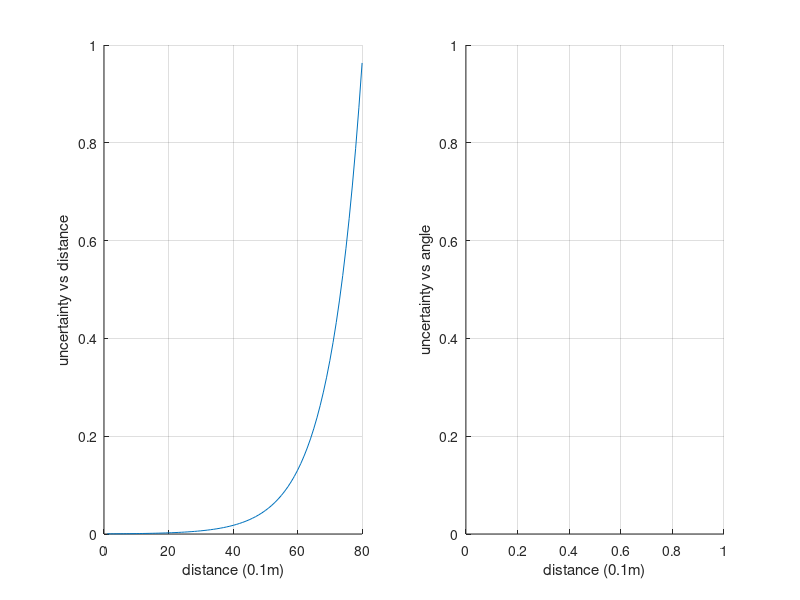

The MATLAB script that drew this image: (Note: this script raises an error after producing the figure.)
%%  Sensor model : 
%       uncertainty vs. distance of feature to camera optical centre
%       uncertainty vs. angle of robot feature to camera optical axis
%%
addpath('/mnt/nixbig/ownCloud/project_code/plan_to_observe/')
%%

% Visualise the error/uncertainty model 
dist = 0.0 : 0.1 : 8-0.1
uncertainty_vs_distance = (0.714285714285714*0.0005*exp(dist))   
figure; 
subplot(1,2,1); hold on; grid on; xlabel('distance (0.1m)'); ylabel('uncertainty vs distance');
plot(uncertainty_vs_distance);  

relative_angle = 0.0:10:180
uncertainty_vs_angle =  (0.714285714285714*0.0005*exp(relative_angle/20))   
uncertainty_vs_angle(uncertainty_vs_angle > 1)=1
subplot(1,2,2); hold on; grid on; xlabel('distance (0.1m)'); ylabel('uncertainty vs angle');
plot(uncertainty_vs_angle);  

cla 

%%  Camera position in the world

world_x_extent = [1 40]
world_y_extent = [1 50]
randi(360)
camera_angle = 270  ;
camera_angle = 345  ;
camera_pose = [world_x_extent(2)/2;world_y_extent(2)/2;degtorad(camera_angle)]
camera_angle_rot2 = rotz(degtorad(camera_angle))

FoV_angle = 62 ;

x_unit = [1;0]  ;
y_unit = [0;1]  ;
x_unit_origin = [camera_pose(1:2) x_unit+camera_pose(1:2) ]  ;
y_unit_origin = [camera_pose(1:2) y_unit+camera_pose(1:2) ]  ;
x_unit_rotated = [camera_pose(1:2) camera_angle_rot2(1:2,1:2)*x_unit+camera_pose(1:2) ]  ;
y_unit_rotated = [camera_pose(1:2) camera_angle_rot2(1:2,1:2)*y_unit+camera_pose(1:2) ]  ;

camera_optical_axis_direction_unit = camera_angle_rot2(1:2,1:2)*x_unit  ;
camera_optical_axis_2units = [ camera_pose(1:2) camera_pose(1:2)+camera_optical_axis_direction_unit*2]  ;


%%  Draw the camera in the world

f_camera_in_world = figure;  hold on; 
plot2_rows_rotate_robot_to_diagram(  [0 world_x_extent(2); 0 world_y_extent(2)],'bo') ; 
axis equal
plot2_rows_rotate_robot_to_diagram( x_unit_origin , 'r')    %  Always good to remember that diagram directions aren't robot directions
plot2_rows_rotate_robot_to_diagram( y_unit_origin , 'g')
plot2_rows_rotate_robot_to_diagram( x_unit_rotated , 'r')
plot2_rows_rotate_robot_to_diagram( y_unit_rotated , 'g')
plot2_rows_rotate_robot_to_diagram( camera_optical_axis_2units , 'k')

%%  FoV: angle of view is 90 degrees (or 60 degrees, or whatever)
FoV_angle = 62 ;
FoV_left_rot = rotz(degtorad(FoV_angle/2))  ;  FoV_left_rot = FoV_left_rot(1:2,1:2)  ;
FoV_right_rot = rotz(degtorad(-FoV_angle/2))  ;  FoV_right_rot = FoV_right_rot(1:2,1:2)  ;  
FoV_left_dir = FoV_left_rot*camera_optical_axis_direction_unit  ;
FoV_right_dir = FoV_right_rot*camera_optical_axis_direction_unit  ;
FoV_left_lim = [ camera_pose(1:2) FoV_left_dir+camera_pose(1:2) ]  ;
FoV_right_lim = [ camera_pose(1:2) FoV_right_dir+camera_pose(1:2) ]  ;

figure(f_camera_in_world)
plot2_rows_rotate_robot_to_diagram( FoV_left_lim , 'c')  ;
plot2_rows_rotate_robot_to_diagram( FoV_right_lim , 'm')  ;
%   cla
plot2_rows_rotate_robot_to_diagram(  [0 world_x_extent(2); 0 world_y_extent(2)],'bo')  ; 

% plot2_rows_rotate_robot_to_diagram( [ 10 ; 30 ]  , 'rx' ) 
% plot2_rows_rotate_robot_to_diagram( [ 12 15 ; 32 35 ]  , 'r' ) 

%%  redo it as homogeneous coordinates
FoV_left_rot = rotz(degtorad(FoV_angle/2))  ; 
FoV_left_dir = FoV_left_rot * e2h(camera_optical_axis_direction_unit)  ;
camera_position_h = e2h(camera_pose(1:2))  ;
FoV_left_lim = [ camera_position_h   FoV_left_dir+camera_position_h ]  ;
plot2_rows_rotate_robot_to_diagram( FoV_left_lim , 'c')  ;

%% Main section - add two more cameras, calculate information gain/uncertainty reduction 

%  uncertainty_vs_distance = (0.714285714285714*0.0005*exp(dist))                                                   
scale_up = 10  ;  scale_down = 1/scale_up  ;
distance_uncertainty_costs = zeros(  world_x_extent(2)*scale_up,world_y_extent(2)*scale_up  )  ;

% visual check
check_dist_map = zeros(  world_x_extent(2)*scale_up,world_y_extent(2)*scale_up  )  ;
% visual check
check_angle_map = zeros(  world_x_extent(2)*scale_up,world_y_extent(2)*scale_up  )  ;
for xx_ = world_x_extent(1):1:world_x_extent(2)*scale_up
    for yy_ = world_y_extent(1):1:world_y_extent(2)*scale_up
       % angle of 2 relative to 1= atan2(v2.y,v2.x) - atan2(v1.y,v1.x)  
        diff_vec = [xx_ ;yy_] - camera_pose(1:2).*scale_up  ;
        diff_vec_magnitude_ = norm_2(diff_vec,1)  ;
        unit_diff_vec = diff_vec ./ diff_vec_magnitude_  ;   
       angle_diff = ...
           atan2(unit_diff_vec(2),unit_diff_vec(1)) ...
           - atan2(camera_optical_axis_direction_unit(2),camera_optical_axis_direction_unit(1))   ;
        angle_diff = radtodeg(angle_diff)  ;
        if angle_diff > 180 ;            angle_diff = angle_diff - 360 ;     end;
        if angle_diff < -180 ;           angle_diff = angle_diff + 360 ;     end;
        
        dist = norm_2(  [xx_ ;yy_] - camera_pose(1:2).*scale_up , 1  )  ;
        
        check_dist_map(xx_,yy_) = dist;
        
        distance_uncertainty_cost= (0.714285714285714*0.0005*exp(dist/10))  ;
        if distance_uncertainty_cost > 1
            distance_uncertainty_cost = 1  ;
        end
        if abs( angle_diff ) > FoV_angle/2; distance_uncertainty_cost = 1;   end;
        distance_uncertainty_costs(xx_,yy_) = distance_uncertainty_cost;
        
        
        % visual check
        check_angle_map(xx_,yy_) = abs( angle_diff ) ; 
        if abs( angle_diff ) > FoV_angle/2; check_angle_map(xx_,yy_) = 0;   end;            
    end
end


%------  Factor out the function 

%  SET UP THE CAMERAS
scale_up_ = 10  ;
[distance_uncertainty_costs, check_dist_map, check_angle_map] ...
    = sensor_model_func(scale_up_, world_x_extent, world_y_extent, camera_optical_axis_direction_unit , camera_pose , FoV_angle)  ;


f_distance_uncertainty_costs=figure;  surf(distance_uncertainty_costs);  xlabel('x'); ylabel('y'); zlabel('uncertainty');  % axis equal; 
xlim([0 world_x_extent(2)*scale_up]); ylim([0 world_y_extent(2)*scale_up]); zlim([-0.1 1.1]);
f_distance_uncertainty_costs.Name='distance_uncertainty_costs' ;

% visual check
f_check_angle_map = figure;  surf(check_angle_map );  xlabel('x'); ylabel('y'); zlabel('check_angle_map');  % axis equal; 
f_check_angle_map.Name='f_check_angle_map ' ;
% visual check
f_check_dist_map = figure;  surf(check_dist_map);  xlabel('x'); ylabel('y'); zlabel('check_dist_map');  % axis equal; 
f_check_dist_map.Name='check_dist_map'  ;


%-----  Second camera : same world parameters, camera-specific parameters

FoV_angle_2 =62;
camera_2_angle_yaw = 210;
camera_pose_2 = camera_pose+[12 ; -2 ; degtorad(camera_2_angle_yaw)]  ;
rot_z = rotz(degtorad(camera_2_angle_yaw));  rot_z = rot_z(1:2,1:2)  ;
camera_optical_axis_direction_unit_2 = rot_z*camera_optical_axis_direction_unit  ;
[distance_uncertainty_costs_2, check_dist_map_2, check_angle_map_2] ...
    = sensor_model_func(scale_up_, world_x_extent, world_y_extent, camera_optical_axis_direction_unit_2, camera_pose_2 , FoV_angle_2)  ;


% visual check
f_distance_uncertainty_costs=figure;  surf(distance_uncertainty_costs_2);  xlabel('x'); ylabel('y'); zlabel('uncertainty');  % axis equal; 
xlim([0 world_x_extent(2)*scale_up]); ylim([0 world_y_extent(2)*scale_up]); zlim([-0.1 1.1]);
f_distance_uncertainty_costs.Name='distance_uncertainty_costs_2' ;
% visual check
f_check_angle_map = figure;  surf(check_angle_map_2 );  xlabel('x'); ylabel('y'); zlabel('check_angle_map');  % axis equal; 
f_check_angle_map.Name='f_check_angle_map_2' ;


%----- Combined cost function :  cost_c(x,y)= min(  cost_i(x,y) ) for i = 1 : num cameras 
%----- NOTE : try this with DStarMoo with one camera per cost layer
distance_uncertainty_costs_stacked = cat(3, 0.99*ones(size(distance_uncertainty_costs)), distance_uncertainty_costs, distance_uncertainty_costs_2)  ;
[ distance_uncertainty_costs_combined , camera_per_cell ] = min(distance_uncertainty_costs_stacked,[],3)  ;
f_camera_per_cell = figure; surf(squeeze(camera_per_cell) ); f_camera_per_cell.Name='camera_per_cell: 2 smart cameras'  ;

%-----  Third camera : same world parameters, camera-specific intrinsic and extrinsic parameters

FoV_angle_3 =62;
camera_3_angle_yaw = 45
camera_pose_3 = camera_pose+[0 ; -10 ; degtorad(camera_3_angle_yaw)]  ;
rot_z = rotz(degtorad(camera_3_angle_yaw));  rot_z = rot_z(1:2,1:2)  ;
camera_optical_axis_direction_unit_3 = rot_z*camera_optical_axis_direction_unit  ;
[distance_uncertainty_costs_3, check_dist_map_3, check_angle_map_3] ...
    = sensor_model_func(scale_up_, world_x_extent, world_y_extent, camera_optical_axis_direction_unit_3, camera_pose_3 , FoV_angle_3)  ;

distance_uncertainty_costs_stacked=[] ;
distance_uncertainty_costs_stacked(1,:,:) = 0.99*ones(size(distance_uncertainty_costs)) ;

distance_uncertainty_costs_stacked(2,:,:) = distance_uncertainty_costs ;
distance_uncertainty_costs_stacked(3,:,:) = distance_uncertainty_costs_2  ;
distance_uncertainty_costs_stacked(4,:,:) = distance_uncertainty_costs_3  ;  % size(distance_uncertainty_costs_3)

%distance_uncertainty_costs_stacked = cat(3, 0.99*ones(size(distance_uncertainty_costs)), distance_uncertainty_costs, distance_uncertainty_costs_2)  ;
%[ distance_uncertainty_costs_combined , camera_per_cell ] = min(distance_uncertainty_costs_stacked,[],3)  ;
[ distance_uncertainty_costs_combined , camera_per_cell ] = min(distance_uncertainty_costs_stacked,[],1)  ;  size(distance_uncertainty_costs_combined )
f_camera_per_cell_num2 = figure; surf(squeeze(camera_per_cell) ); f_camera_per_cell_num2.Name='camera_per_cell: 3 smart cameras'  ;

%------------------------
%   Now look at it as the expected information gain per unit time, with the cameras giving independent observations/pose estimates

%   At each point in more than one FoV, can expect more information gain per unit time.
%   Take information gain = entropy reduction = uncertainty reduction 
%   Invert the uncertainty, and sum 

info_gains_negcosts_stacked = zeros(size(distance_uncertainty_costs_stacked))  ;
for cam_num_ = 1:size(info_gains_negcosts_stacked,1)
    info_gains_negcosts_stacked(cam_num_,:,:) = 1-distance_uncertainty_costs_stacked(cam_num_,:,:)  ;
end
sum_info_gains_negcosts_stacked = sum(info_gains_negcosts_stacked,1)  ;
sum_info_gains_negcosts_stacked = squeeze(sum_info_gains_negcosts_stacked)  ;
f_sum_info_gains_negcosts_stacked=figure;  surf( sum_info_gains_negcosts_stacked ); f_sum_info_gains_negcosts_stacked.Name='sum_info_gains_negcosts_stacked';

% OK, but is the dissimilarty in sensor/algorithm/angle not important ; if I stack 2 of the 3 cameras together, is their field of view really better than the
% other?
%  3 cameras
world = zeros(101,101)  ;
target = [  51,51 ]  ;
camera_1 = [ 10, 51 ]  ;    % expect extra contribution between camera_1 and (camera_2 | camera_3)
cameras(1,:)= [ 10, 51 ]  ;
camera_2 = [ 51, 10 ]  ;    % expect extra contribution between camera_1 and (camera_2 | camera_3)  but  expect no extra contribution between camera_2 and camera_3
cameras(2,:)=camera_2;
camera_3 = [ 51, 100 ]  ;   %  expect extra contribution between camera_1 and (camera_2 | camera_3)  but  expect no extra contribution between camera_2 and camera_3
cameras(3,:)=camera_3;

camera_1_vec = target - camera_1  ;
    camera_1_vec = normalise_vector(camera_1_vec)  ;  %  - take this as the base ,  FOR NOW
camera_2_vec = target - camera_2  ;
    camera_2_vec = normalise_vector(camera_2_vec)  ;
camera_3_vec = target - camera_3  ; 
    camera_3_vec = normalise_vector(camera_3_vec)  ;

    
angle_diff = ...
   atan2(camera_1_vec(2),camera_1_vec(1)) ...
   - atan2(camera_2_vec(2),camera_2_vec(1))   ;
angle_diff = radtodeg(angle_diff)  ;
if angle_diff > 180 ;            angle_diff = angle_diff - 360 ;     end;
if angle_diff < -180 ;           angle_diff = angle_diff + 360 ;     end;
abs( angle_diff )  
    
angle_diff = ...
   atan2(camera_1_vec(2),camera_1_vec(1)) ...
   - atan2(camera_3_vec(2),camera_3_vec(1))   ;
angle_diff = radtodeg(angle_diff)  ;
if angle_diff > 180 ;            angle_diff = angle_diff - 360 ;     end;
if angle_diff < -180 ;           angle_diff = angle_diff + 360 ;     end;
abs( angle_diff )  
    
angle_diff = ...
   atan2(camera_2_vec(2),camera_2_vec(1)) ...
   - atan2(camera_3_vec(2),camera_3_vec(1))   ;
angle_diff = radtodeg(angle_diff)  ;
if angle_diff > 180 ;            angle_diff = angle_diff - 360 ;     end;
if angle_diff < -180 ;           angle_diff = angle_diff + 360 ;     end;
angle_diff = abs( angle_diff )  
% QU:  question here is: is angle between 90 and 180 _different_ to an angle between 1 and 90 .- in this case NO
if angle_diff > 90 ; angle_diff = abs(angle_diff - 180)  ; end
% QU:  question here is: is there a threshold of utility e.g. 10 to 90 rather than 1 to 90 - in this case, no, but the advantage is low for small angles, maxing
% at 90
% approximate payoff as sin
sin(degtorad(angle_diff))

%%
%  order the payoffs by magnitude, use the first, then use the angular of the second to the first, then use the worst of third-to-second and third-to-first

size( distance_uncertainty_costs_stacked )
[payoff_order_from_distance_uncertainty_costs_stacked, index_order_of_sort] = sort( distance_uncertainty_costs_stacked, 1, 'ascend' )  ;

size( payoff_order_from_distance_uncertainty_costs_stacked )
size( index_order_of_sort ) 
payoff_order_from_distance_uncertainty_costs_stacked(:,300,300)
index_order_of_sort(:,257,178)

payoffs_map = zeros(size(distance_uncertainty_costs_stacked,2),size(distance_uncertainty_costs_stacked,3))  ;
payoffs_map_is_layer_1 = payoffs_map  ;

% check: the map outside the FoV is using the fixed layer=1=non-camera
bits_with_1_as_first =  index_order_of_sort(1,:,:)  ==1 ; size(bits_with_1_as_first);  class(bits_with_1_as_first)
f_bits_with_1_as_first=figure; idisp(squeeze(bits_with_1_as_first))  ;  f_bits_with_1_as_first.Name='cells outside a field of view, by assignment to the default uncertainty/cost';

%%  To combine two+ fields of view, handle this 'cost' as uncertainty at each point, as information gain at each point
% 1. set up cameras, above
% 2. calculate the information gain here
% 3. run simulation in the 'reduced' section
%  Results:  need to show the difference between the two cost fields as a surf,  and the effecs on planned paths and allocations.
%{
    Here treat information gain as observation from divergent angles to reduce the entropy of 
    the individual observations that is due to the error in the sensor model:  the errors correlate 
    with the direction of the target from the smart camera, so the information gain from each 
    observation/camera depends on the difference in angle to all other observations, as well as
    the distance to the target inherent in the individual sensor model.
%}
num_layers=size(index_order_of_sort,1)  ;
for xx_ = world_x_extent(1):1:world_x_extent(2)*scale_up
    for yy_ = world_y_extent(1):1:world_y_extent(2)*scale_up
        if 1 ==  index_order_of_sort(1 , xx_ , yy_) 
            payoffs_map(xx_,yy_, size(cameras,1)+1) = 0;
            payoffs_map_is_layer_1(xx_,yy_) = 1;
            continue;
        end
        camera_nums = index_order_of_sort(: , xx_ , yy_)  ;            
        camera_nums = camera_nums(camera_nums>1) ;
        payoff(1) = 1 * (1-distance_uncertainty_costs_stacked(camera_nums(1), xx_ , yy_) ) ;
        
        
        target=[xx_,yy_]  ;
        camera_1_vec = target - cameras(camera_nums(1)-1,:)  ;
        camera_1_vec = normalise_vector(camera_1_vec)  ;  %  - take this as the base ,  FOR NOW
        camera_2_vec = target - cameras(camera_nums(2)-1,:)  ;
            camera_2_vec = normalise_vector(camera_2_vec)  ;
        camera_3_vec = target - cameras(camera_nums(3)-1,:)  ; 
            camera_3_vec = normalise_vector(camera_3_vec)  ;

    angle_diff = ...
       atan2(camera_1_vec(2),camera_1_vec(1)) ...
       - atan2(camera_2_vec(2),camera_2_vec(1))   ;
    angle_diff = radtodeg(angle_diff)  ;
    if angle_diff > 180 ;            angle_diff = angle_diff - 360 ;     end;
    if angle_diff < -180 ;           angle_diff = angle_diff + 360 ;     end;
    angle_diff_1_2 = abs( angle_diff ) ;

    angle_diff = ...
       atan2(camera_1_vec(2),camera_1_vec(1)) ...
       - atan2(camera_3_vec(2),camera_3_vec(1))   ;
    angle_diff = radtodeg(angle_diff)  ;
    if angle_diff > 180 ;            angle_diff = angle_diff - 360 ;     end;
    if angle_diff < -180 ;           angle_diff = angle_diff + 360 ;     end;
    angle_diff_1_3 = abs( angle_diff ) ;

    angle_diff = ...
       atan2(camera_2_vec(2),camera_2_vec(1)) ...
       - atan2(camera_3_vec(2),camera_3_vec(1))   ;
    angle_diff = radtodeg(angle_diff)  ;
    if angle_diff > 180 ;            angle_diff = angle_diff - 360 ;     end;
    if angle_diff < -180 ;           angle_diff = angle_diff + 360 ;     end;
    angle_diff_2_3 = abs( angle_diff )  ;            
        
        payoff(2) = abs(sin( angle_diff_1_2 )) * (1-distance_uncertainty_costs_stacked(camera_nums(2), xx_ , yy_) ) ;
        payoff(3) = max(abs(sin(angle_diff_1_3)),abs(sin(angle_diff_2_3)))* (1-distance_uncertainty_costs_stacked(camera_nums(3), xx_ , yy_) ) ;
        payoffs_map(xx_,yy_,:)=[payoff sum(payoff)]  ;
        %         payoffs_map(xx_,yy_)=sum(payoff);
    end
end

f_payoffs_map = figure; surf(payoffs_map(:,:,4)); f_payoffs_map.Name='payoffs_map';
f_payoffs_map_is_layer_1 = figure; surf(payoffs_map_is_layer_1); f_payoffs_map_is_layer_1.Name='payoffs_map_is_layer_1';
    
%% AStar planning on the composite cost field
% Pick two points, do A* planning, make sure that it shows the effects of the shape of the information gain.
% See e.g. /mnt/nixbig/ownCloud/project_code/plan_to_observe/plan_to_observe_2b_AStar_line_traj_mv_if_conf.m
size(payoffs_map(:,:,4))
max(max(payoffs_map(:,:,4)))
costs_map = max(max(payoffs_map(:,:,4))) - payoffs_map(:,:,4) ;

costs_map(costs_map == max(max(payoffs_map(:,:,4)))) = max(max(payoffs_map(:,:,4)))*1000000;
costs_map = squeeze(costs_map ) ;

start_1  = [265 ; 262]  ;
goal_1 = [144 ; 218]  ;
%goal_1 = [144 ; 262]  ;
map_1 = costs_map ;

tic
            [ path__ , f_score, g_score , came_from, open_set, closed_set ] = path_planning__astar(map_1, start_1, goal_1)    ;
            [ total_path_goal_to_start__  , total_path_start_to_goal__ ] = path_planning__reconstruct_path(came_from, goal_1)    ;
toc            
            
f_costs_map = figure; 
s_costs_map = surf(map_1); 
s_costs_map.EdgeColor = 'none';
%  s_costs_map.EdgeColor = [0 0 0];
f_costs_map.Name='costs_map';
hold on; plot3_rows([start_1 ; 2.1], 'rx', 'LineWidth',2) 
hold on; plot3_rows([goal_1 ; 2.1], 'bd', 'LineWidth',2) 
size(total_path_start_to_goal__)
plot3_rows( [ total_path_start_to_goal__ ; (max(max(map_1))*1.01)*ones(1,size(total_path_start_to_goal__,2))] , 'm:', 'LineWidth',2)


axes_current = f_costs_map.CurrentAxes()
axes_current_cam_posn = axes_current.CameraPosition
axes_current_cam_target = axes_current.CameraTarget
axes_current.CameraUpVector
axes_current.CameraViewAngle

%  plot the cost of traversal 
figure;   hold on; grid on;
points_ = zeros(1,size(total_path_goal_to_start__,2));
for ii_ = 1:size(total_path_goal_to_start__,2)
    points_(ii_) =  map_1(total_path_goal_to_start__(2,ii_),total_path_goal_to_start__(1,ii_))  ;
end
plot( points_ , 'r' )
plot( [1,size(total_path_goal_to_start__,2)] , [ max(max(map_1)) , max(max(map_1)) ] )
xlim( [ 1 size(total_path_goal_to_start__,2) ] )
ylim( [ 0 max(max(map_1))*1.1] )

%%


%% for DStarMoo 
addpath('/mnt/nixbig/ownCloud/project_code/3rd_party/robotics-toolbox-matlab/')
addpath('/mnt/nixbig/ownCloud/project_code/')
%% DStarMoo planning on separate cost fields with multi-objective (not Pareto) 
%{
See   /mnt/nixbig/ownCloud/project_code/temp__AStar_DStar__Moo_PO__corridor.m   -  section "multi-objective and dynamic objective DStar"
%}

f_payoffs_map = figure; 
s=surf(payoffs_map(:,:,1)); zlim([ 0 max(max(payoffs_map(:,:,4)))] ) % payoffs 1-3 are per-camera, #4 is the composite, not to be used here
s.EdgeColor='none'
hold on
s=surf(payoffs_map(:,:,4));
s.EdgeColor='none'
f_payoffs_map.Name='payoffs_map';     

        figure_named('plan and move')

        % payoffs_map is the map of projected information gain from VOS smart cameras: it belongs to VOS
        payoffs_map;

        % map_1 is the base map passed to Navigation; remains zeros to avoid problems between Navigation and DStarMoo:  belongs to DStarMoo
        map_1 = zeros(size(payoffs_map,1),size(payoffs_map,2)) ;  % no walls

        % belong to the robot
        start_1  = [265 ; 262]  ;
        goal_1 = [144 ; 218]  ;
        
        
        % flooplan_ is the flooplan: it is the world model of static obstacles:  it belongs to the map owner
        floorplan_ = zeros(size(map_1));
        floorplan_(215:260,209:211) = 1000000 ;  % wall to mostly bisect the middle FoV
        floorplan_(215:260,249:251) = 1000000 ;  % wall 
        floorplan_(260:260,209:251) = 1000000 ;  % wall  
        
        % inflated_flooplan is the flooplan inflated for safe robot navigation: it belongs to the robot: 
        inflated_flooplan = ismooth(floorplan_,2) ;
        
        as = DstarMOO(map_1,inflated_flooplan);    % INFLATION  create Navigation object
        
        costs_map = max(max(payoffs_map(:,:,1))) - payoffs_map(:,:,1) ;
        costs_map = squeeze(costs_map ) ;
        normA = costs_map - min(min((costs_map)));
        normA = normA ./ max(max(normA))  ;
        as.addCost(1,normA);        % add 1st add'l cost layer L
        
        costs_map = max(max(payoffs_map(:,:,2))) - payoffs_map(:,:,2) ;
        costs_map = squeeze(costs_map ) ;
        normA = costs_map - min(min((costs_map)));
        normA = normA ./ max(max(normA))  ;
        as.addCost(2,normA);        % add 1st add'l cost layer L
        
        costs_map = max(max(payoffs_map(:,:,3))) - payoffs_map(:,:,3) ;
        costs_map = squeeze(costs_map ) ;
        normA = costs_map - min(min((costs_map)));
        normA = normA ./ max(max(normA))  ;
%         normA = zeros(size(normA )) ;
        as.addCost(3,normA);        % add 1st add'l cost layer L
        
         tic
         as.plan(goal_1,5,start_1);       % setup costmap for specified goal ;  N = number of cost layers to use, where 1=distance and 2=heuristic
         toc
         %figure; pause(1); as.path(start_1);        % plan solution path star-goal, animate
         P = as.path(start_1);    % plan solution path star-goal, return path 
         size(P)
         path_plotpoints = [ P 1.1*ones(size(P,1),1)]  ;
         
        figure(f_payoffs_map);  pause(1); hold on;                %plot3_rows( [ P 1.1*ones(size(P,1),1)]' , 'rx', 'LineWidth',2)  % plot flat 
        for ii_ = 1:size(P,1)
            plot3( P(ii_,1),P(ii_,2),  payoffs_map(P(ii_,2),P(ii_,1),4)+0.01, 'rs', 'LineWidth',2)  % plot across the surface
        end

        
                 V = [209 215 2; 211 215 2; 211 260 2; 209 260 2];
                 F = [1 2 3 4];
                 p___ = patch('Faces',F,'Vertices',V)
        
                 V = [249 215 2; 251 215 2; 251 260 2; 249 260 2];
                 F = [1 2 3 4];
                 p___ = patch('Faces',F,'Vertices',V)
        
        
                x1=260;x2=260;
                y1=209;y2=251;
                 V = [ y1  x1  2; y2  x1  2; y2 x2  2; y1 x2  2];
                 F = [1 2 3 4];
                 p___ = patch('Faces',F,'Vertices',V)
                 
                 
                 

        %{ 
        Sensor_model_as_object(              floorplan_,             
                    payoffs_map_,             start_, goal_,             robot_size_)           
        %}
        size(payoffs_map)
        payoffs_map_costmap_layers = payoffs_map(:,:,1:3)  ;
        s1111 = Sensor_model_as_object('s1111',floorplan_,payoffs_map_costmap_layers, start_1,goal_1,  1  ) ;        
        path = s1111.planningStep()  ;
        size(path)
        path(1,:)
        path(end,:)
        robots{1}.status = s1111.moveAStep
        robots{1}.location = s1111.robot_location        
        
        s2222 = Sensor_model_as_object('s2222',floorplan_,payoffs_map_costmap_layers, start_1-[10;10],goal_1+[10;10],  1  ) ;        
        path = s2222.planningStep()  ;
        size(path)
        path(1,:)
        path(end,:)
        robots{2}.status = s2222.moveAStep
        robots{2}.location = s2222.robot_location
        
        robot_in_play = true
        while robot_in_play
            
            if  ~isequal( robots{1}.status , Sensor_model_as_object.AT_GOAL )
                robots{1}.status = s1111.moveAStep                
                robots{1}.location = s1111.robot_location
            end
            if  ~isequal( robots{2}.status , Sensor_model_as_object.AT_GOAL )
                robots{2}.status = s2222.moveAStep
                robots{2}.location = s2222.robot_location            
            end
            
            robot_in_play_now = false;
            for ii_ = 1:size(robots,2)
                if ~isequal( robots{ii_}.status , Sensor_model_as_object.AT_GOAL )
                    robot_in_play_now = true ;
                    break  ;
                end
            end
            robot_in_play = robot_in_play_now;            
        end
        
         %%  reduced map size

         scaledown = 2;


base_size = [size(payoffs_map,1),size(payoffs_map,2)]  ;

map_1 = zeros(base_size) ;  % no walls
map_1=map_1(1:scaledown:end,1:scaledown:end) ;
        
        start_1  = [265 ; 262]  ;
        start_1  = round(start_1 ./ scaledown) ;
        goal_1 = [144 ; 218]  ;
        goal_1 = round(goal_1 ./ scaledown) ;
        
        
        % flooplan_ is the flooplan: it is the world model of static obstacles:  it belongs to the map owner
        floorplan_ = zeros(base_size);        
        floorplan_=floorplan_(1:scaledown:end,1:scaledown:end) ;  
        floorplan_(round([215:260]./ scaledown),round([209:211]./ scaledown)) = 1000000 ;  % wall to mostly bisect the middle FoV
        floorplan_(round([215:260]./ scaledown),round([249:251]./ scaledown)) = 1000000 ;  % wall 
        floorplan_( round([260:260]./ scaledown),round([209:251]./ scaledown)) = 1000000 ;  % wall
        
        
        
        as = DstarMOO(map_1,floorplan_);    % create Navigation object
        
        costs_map = max(max(payoffs_map(:,:,1))) - payoffs_map(:,:,1) ;
        costs_map = squeeze(costs_map ) ;
        costs_map = costs_map(1:scaledown:end,1:scaledown:end) ;
        % payoffs_map_reduced(:,:,1) = costs_map  ;
        normA = costs_map - min(min((costs_map)));
        normA = normA ./ max(max(normA))  ;
        as.addCost(1,normA);        % add 1st add'l cost layer L
        
        costs_map = max(max(payoffs_map(:,:,2))) - payoffs_map(:,:,2) ;
        costs_map = squeeze(costs_map ) ;
        costs_map = costs_map(1:scaledown:end,1:scaledown:end) ;
        % payoffs_map_reduced(:,:,2) = costs_map  ;
        normA = costs_map - min(min((costs_map)));
        normA = normA ./ max(max(normA))  ;
        as.addCost(2,normA);        % add 1st add'l cost layer L
        
        costs_map = max(max(payoffs_map(:,:,3))) - payoffs_map(:,:,3) ;
        costs_map = squeeze(costs_map ) ;
        costs_map = costs_map(1:scaledown:end,1:scaledown:end) ;
        % payoffs_map_reduced(:,:,3) = costs_map  ;
        normA = costs_map - min(min((costs_map)));
        normA = normA ./ max(max(normA))  ;
%         normA = zeros(size(normA )) ;
        as.addCost(3,normA);        % add 1st add'l cost layer L
        
         tic
         as.plan(goal_1,scaledown,start_1);       % setup costmap for specified goal ;  N = number of cost layers to use, where 1=distance and 2=heuristic
         toc
         %figure; pause(1); as.path(start_1);        % plan solution path star-goal, animate
         P = as.path(start_1);    % plan solution path star-goal, return path 
         size(P)
         path_plotpoints = [ P 1.1*ones(size(P,1),1)]  ;
         
         
         
         
f_payoffs_map = figure; 
s=surf(payoffs_map(1:scaledown:end,1:scaledown:end,1)); zlim([ 0 max(max(payoffs_map(:,:,4)))] ) % payoffs 1-3 are per-camera, #4 is the composite, not to be used here
s.EdgeColor='none'
hold on
s=surf(payoffs_map(1:scaledown:end,1:scaledown:end,4));
s.EdgeColor='none'
f_payoffs_map.Name='payoffs_map';     
figure_named('plan and move')

         
         payoffs_map_reduced=payoffs_map(1:scaledown:end,1:scaledown:end,:)  ;
                  
        figure(f_payoffs_map);  pause(1); hold on;                %plot3_rows( [ P 1.1*ones(size(P,1),1)]' , 'rx', 'LineWidth',2)  % plot flat 
        for ii_ = 1:size(P,1)
            plot3( P(ii_,1),P(ii_,2),  payoffs_map_reduced(P(ii_,2),P(ii_,1),4)+0.01, 'rs', 'LineWidth',1)  % plot across the surface
        end

        
        %  !! problem with wall in base map
        %         V = [209 215 2; 211 215 2; 211 260 2; 209 260 2];
        %         %  V = [215 209 2; 215 211 2; 260 211 2; 260 209 2];
        %         F = [1 2 3 4];
        %         p___ = patch('Faces',F,'Vertices',V)
        
        f_rendezvous_map = figure_named('Rendezvous','default');
        hold on
%         s_f_rendezvous_map=surf(zeros(size(payoffs_map(1:scaledown:end,1:scaledown:end,4))));
%         s_f_rendezvous_map.EdgeColor='none';
        
        size(payoffs_map_reduced)
        payoffs_map_costmap_layers = payoffs_map_reduced(:,:,1:3)  ;
        
        s1111 = Sensor_model_as_object('s1111',floorplan_,payoffs_map_costmap_layers, start_1,goal_1,  1  ) ;        
        path = s1111.planningStep()  ;
        size(path)
        path(1,:)
        path(end,:)
        robots{1}.robot_sim = s1111  ;
        robots{1}.status = s1111.moveAStep  ;
        robots{1}.location = s1111.robot_location  ;
        robots{1}.location_hist = s1111.robot_location  ;
        
        s2222 = Sensor_model_as_object('s2222',floorplan_,payoffs_map_costmap_layers, start_1-[10;10],goal_1+[10;10],  1  ) ;        
        path = s2222.planningStep()  ;
        size(path)
        path(1,:)
        path(end,:)
        robots{2}.robot_sim = s2222  ;
        robots{2}.status = s2222.moveAStep  ;
        robots{2}.location = s2222.robot_location  ;
        robots{2}.location_hist = s2222.robot_location  ;
        
        robot_in_play = true  ;
        while robot_in_play
            
            if  ~isequal( robots{1}.status , Sensor_model_as_object.AT_GOAL )
                robots{1}.status = s1111.moveAStep  ;
                robots{1}.location = s1111.robot_location  ;
                robots{1}.location_hist(end+1,:) = s1111.robot_location  ;
            end
            if  ~isequal( robots{2}.status , Sensor_model_as_object.AT_GOAL )
                robots{2}.status = s2222.moveAStep  ;
                robots{2}.location = s2222.robot_location  ;
                robots{1}.location_hist(end+1,:) = s2222.robot_location  ;
            end
            
            robots{1}.robot_sim.changeGoal(robots{2}.location)  ;            
            robots{2}.robot_sim.changeGoal(robots{1}.location)  ;
            
%             path_plots{1}.last_plot = [];
%             path_plots{1}.hist = [];
%             path_plots{2}.last_plot = [];
%             path_plots{2}.hist = [];
            
            robot_in_play_now = false;
            for ii_ = 1:size(robots,2)
                if ~isequal( robots{ii_}.status , Sensor_model_as_object.AT_GOAL )
                    robot_in_play_now = true ;
                    break  ;
                end
            end
            robot_in_play = robot_in_play_now;            
            
            figure(f_rendezvous_map);  
            cla
            hold on; grid on; axis equal;
            xlabel('x'); ylabel('y'); zlabel('z');
            xlim([0 size(payoffs_map_reduced,1)]) ; ylim([0 size(payoffs_map_reduced,2)]) ;
            for ii_ = 1:size(robots,2)
                if ~isequal( robots{ii_}.status , Sensor_model_as_object.AT_GOAL )                    
                    figure(f_rendezvous_map);  hold on;                %plot3_rows( [ P 1.1*ones(size(P,1),1)]' , 'rx', 'LineWidth',2)  % plot flat 
%                     if ~isempty(path_plots{ii_}.last_plot) ; display('delete(path_plots{ii_})'); delete(path_plots{ii_}.last_plot)  ; end;
                    if 1==ii_
                        %plot3( robots{ii_}.location(1),robots{ii_}.location(2),  payoffs_map_reduced(robots{ii_}.location(2),robots{ii_}.location(1),4)+0.01, 'k', 'LineWidth',1)  % plot across the surface
                        plot( robots{ii_}.location(1),robots{ii_}.location(2), 'ks', 'LineWidth',1)  % plot across the surface
                        plot( robots{ii_}.robot_sim.current_path(:,1)',robots{ii_}.robot_sim.current_path(:,2)', 'k:', 'LineWidth',1) ;  % plot across the surface
%                         
%                         path_plots{ii_}.last_plot=plot( robots{ii_}.robot_sim.current_path(:,1)',robots{ii_}.robot_sim.current_path(:,2)', 'k:', 'LineWidth',1) ;  % plot across the surface
%                         path_plots{ii_}.current = path_plots{ii_}.last_plot  ;
                    else
                        %plot3( robots{ii_}.location(1),robots{ii_}.location(2),  payoffs_map_reduced(robots{ii_}.location(2),robots{ii_}.location(1),4)+0.01, 'b', 'LineWidth',1)  % plot across the surface
                        plot( robots{ii_}.location(1),robots{ii_}.location(2), 'bd', 'LineWidth',1)  % plot across the surface
                        plot( robots{ii_}.robot_sim.current_path(:,1)',robots{ii_}.robot_sim.current_path(:,2)', 'b:', 'LineWidth',1) ;  % plot across the surface
%                         
%                         path_plots{ii_}.last_plot=plot( robots{ii_}.robot_sim.current_path(:,1)',robots{ii_}.robot_sim.current_path(:,2)', 'b:', 'LineWidth',1) ;  % plot across the surface
%                         path_plots{ii_}.current = path_plots{ii_}.last_plot  ;
                    end
                else
                    figure(f_rendezvous_map);  hold on;                %plot3_rows( [ P 1.1*ones(size(P,1),1)]' , 'rx', 'LineWidth',2)  % plot flat 
                    %plot3( robots{ii_}.location(1),robots{ii_}.location(2),  payoffs_map_reduced(robots{ii_}.location(2),robots{ii_}.location(1),4)+0.01, 'g', 'LineWidth',1)  % plot across the surface
                    plot( robots{ii_}.location(1),robots{ii_}.location(2), 'gx', 'LineWidth',3)  % plot across the surface
                end
                    drawnow;  pause(0.1) ;                     
            end            
            
            drawnow;
        end
       
         
%%  To combine two+ fields of view, handle this 'cost' as uncertainty at each point:
%{
variance_ = ( g1_variance * g2_variance ) / (g1_variance + g2_variance) ; 
standard_deviation_ = sqrt(variance_)

Game: Try: rotate the sigma/covariance into the world coordinates as rays diverge from optical axis.
 grid cell --> 
    1)  ray angle to camera position -->  gaussian rotation  --> rotation of covariance matrix
    2)  distance from camera --> gaussian magnitude 

    Note: no covariance -> axis-aligned distribution :  which is TRUE but the axes are polar coordinates of the cameras.
        -> covariance in world grid by rotating the covariance matrix from diagonal matrix. :  NOPE - mvnpdf wants a diagonal
    Try:  treat the axes independently: they're supposed to be, after all.
        https://au.mathworks.com/help/stats/multivariate-normal-distribution.html


    NOTE:  I _can_ precompute these if I need to, even if it is slow.

Game: trying to find a good cost function for AStar
    Just take the lowest uncertainty across all the fields of view.
    See if it works for getting a reasonable path  -->  getting some results  .
NOTE:  I can justify this:  can only combine the observations from both cameras to give reduced uncertainty if both observe the robot at the same position/time
--> synchronous observations
    Relax that --> just use the best uncertainty.
    --> treat as a vector:  
        orientation_of_ray_at_cell* ( [1;0].*uncertainty_x(dist) )
        orientation_of_ray_at_cell* ( [0;1].*uncertainty_y(dist) )



See https://ccrma.stanford.edu/~jos/sasp/Product_Two_Gaussian_PDFs.html 
    Treat as zero mean to start with, which is a big simplificaiton _if_ it's true.
    Then have 2D variance at each point in the FoV 
    Take angular error magnitude as 1/3 linear error magnitude.
    Take linear error magnitude as the uncertainty value from above 

See /mnt/nixbig/ownCloud/project_code/20181008/gaussian_mult_example.m
%}


%%  From the above, for cameras 1 to i, take uncertainty_cost as min(uncertainty_i)
% Start with 2 cameras




%% 
% this ??
radtodeg(atan(camera_optical_axis_direction_unit(2)/camera_optical_axis_direction_unit(1)))











